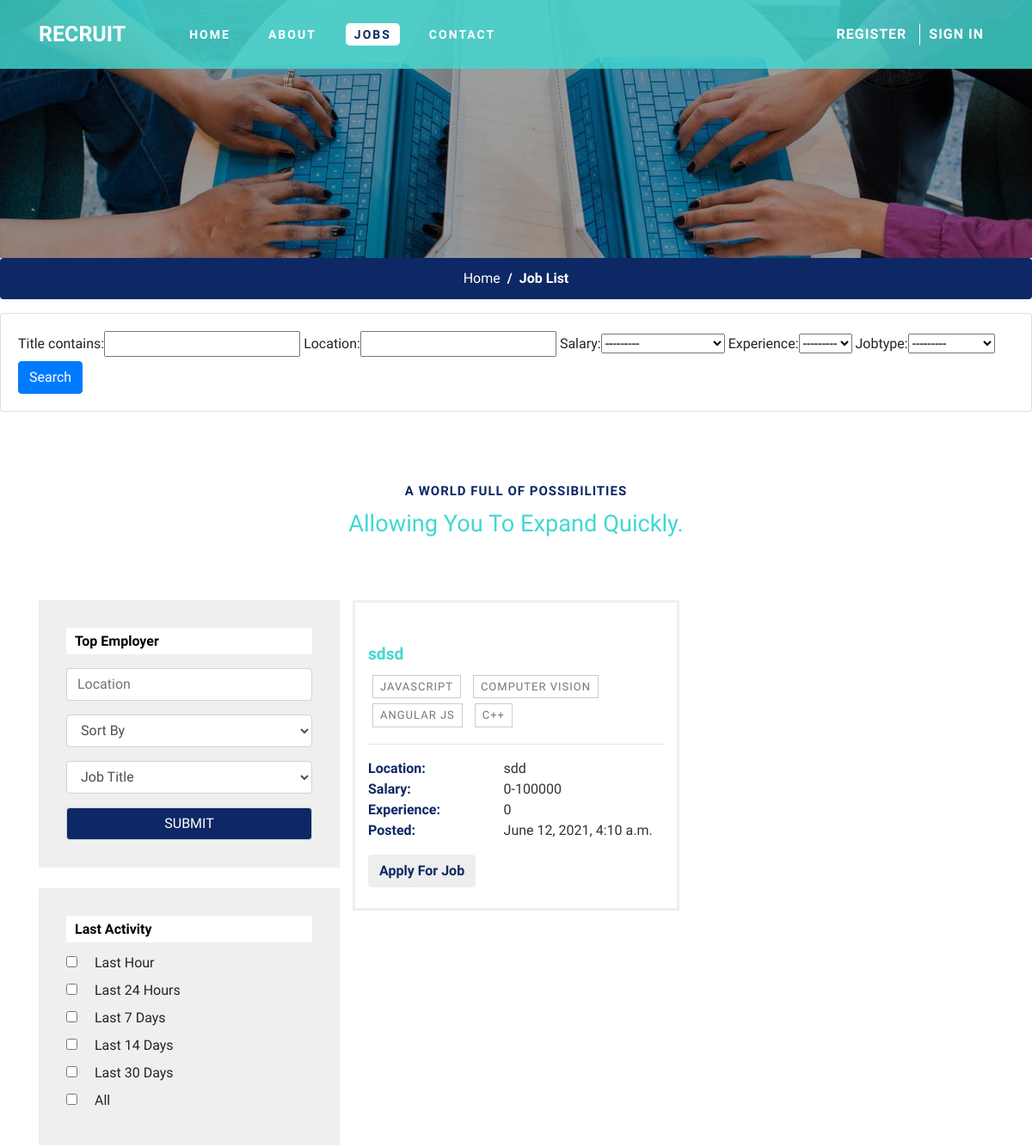
Page /job-list/?page=2 (upper part) on the earlier database version.
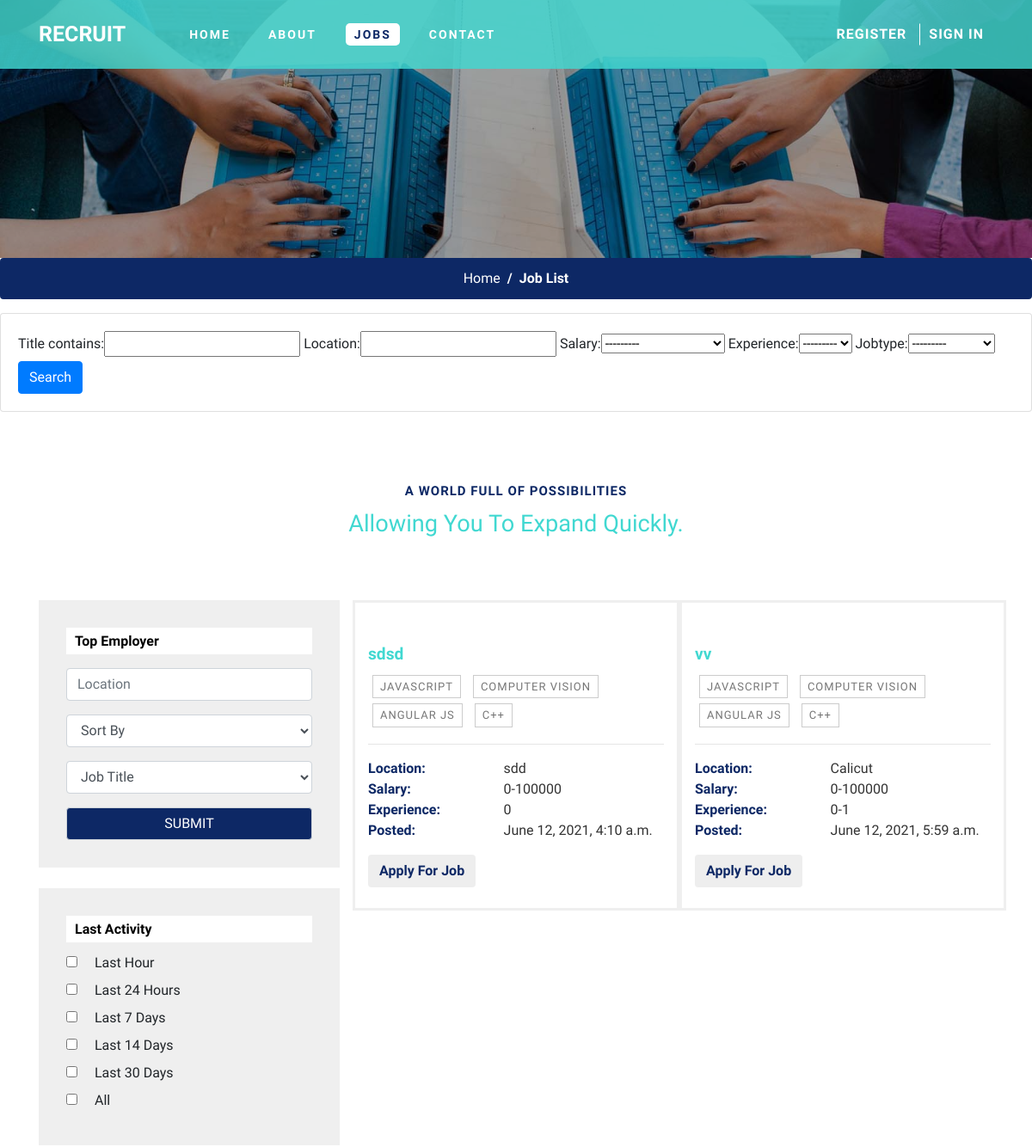
Same page on the later database version.
### core/models.py (models this page shows, shortened)
class Job(models.Model):
    user = models.ForeignKey(User, on_delete=models.CASCADE, related_name='post_user')
    image = models.ImageField(upload_to='assets', blank=True, null=True, default="static/images/bi.jpg")
    title = models.CharField(max_length=100)
    desc = models.TextField()
    location = models.CharField(max_length=60)
    slug = models.SlugField(max_length=255)
    posted = models.DateTimeField(auto_now_add=True)
    salary = models.CharField(max_length=100, choices=choices, default='0-100000')
    experience = models.CharField(max_length=100, choices=EXPERIENCE_CHOICES, default='0-1')
    jobtype = models.CharField(max_length=100, choices=JOBTYPE_CHOICES, default='Full-time')

### core/views.py (the view)
# urls.py: path('job-list/', views.job_list, name="job_list"),
def job_list(request):
    jobs = Job.objects.all()
    myFilter = JobFilter(request.GET, queryset=jobs)
    jobs = myFilter.qs
    paginator = Paginator(jobs, 6)
    page = request.GET.get('page')
    jobs = paginator.get_page(page)
    return render(request, 'job_list.html', {'jobs':jobs, 'myFilter': myFilter})

### templates/job_list.html (shortened to what the changed rows need)
{% load static %}
<!DOCTYPE html>
<html lang="zxx">
<head>
    <link href="{% static 'css/bootstrap.min.css' %}" type="text/css" rel="stylesheet" media="all">
    <link href="{% static 'css/style.css' %}" type="text/css" rel="stylesheet" media="all">
    <link href="{% static 'css/font-awesome.min.css' %}" rel="stylesheet">
</head>
<body>
    <header>
        <div class="container">
            <nav class="navbar navbar-expand-lg navbar-light p-0">
                <h1><a class="navbar-brand" href="{% url 'home' %}">Recruit
                    </a></h1>
            </nav>
        </div>
    </header>
    <div class="row">
        <div class="col">
        <div class="card card-body">
            <form method="get">
                {{myFilter.form}}
            </form>
        </div>
        </div>
    </div>
    <section class="employ-sec">
        <div class="container">
            <div class="row pt-lg-5">
                <div class="col-lg-8">
                    <div class="row">
                        {% for job in jobs %}
                        <div class="col-sm-6 e-left" style="border-style: solid; border-color: #efefef;">
                            <div class="e-desc">
                                <h6><a href="#">{{ job.title }}</a></h6>
                                <ul class="e-tags">
                                    <li>
                                        javascript</li>
                                    <li>computer vision</li>
                                    <li>angular js</li>
                                    <li>c++</li>
                                </ul>
                                <hr>
                                <ul class="desc-list">
                                    <li>
                                        <span>Location:</span>
                                        {{ job.location }}
                                    </li>
                                    <li>
                                        <span>Salary:</span>
                                        {{ job.salary }}
                                    </li>
                                    <li>
                                        <span>Experience:</span>
                                        {{ job.experience }}
                                    </li>
                                    <li>
                                        <span>Posted: </span>
                                        {{ job.posted }}
                                    </li>
                                </ul>
                                <a href="#exampleModal" class="btn wthree-bnr-btn text-capitalize" data-toggle="modal"
                                    aria-pressed="false" data-target="#exampleModal" role="button">Apply
                                    for job</a>
                            </div>
                        </div>
                        {% endfor %}
                    </div>
                </div>
            </div>
        </div>
    </section>
</body>
</html>

Differences in the rows shown:
added Job: title "vv", location "Calicut", salary "0-100000", experience "0-1", posted "June 12, 2021, 5:59 a.m."
